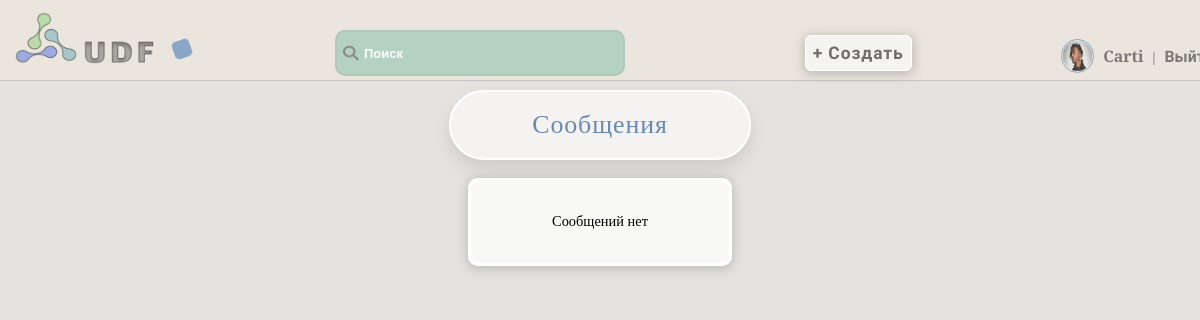
/accounts/inbox/ (signed in), run on an earlier commit of the app's database.
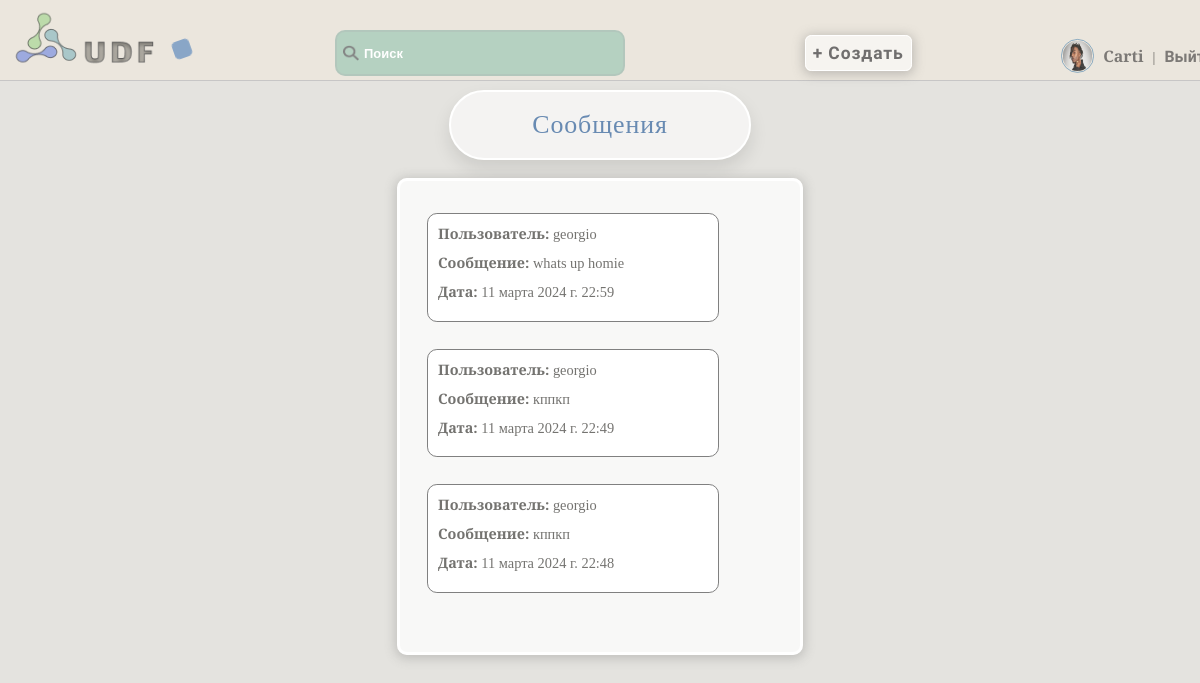
And on a later commit of the database.
### accounts/models.py (models this page shows, shortened)
class User(AbstractUser):
    username = models.CharField(max_length=150, unique=True, verbose_name='Имя')
    password = models.CharField(max_length=128, null=False, blank=False, verbose_name='Пароль')
    bio = models.TextField(blank=True, verbose_name='Биография')
    country = models.CharField(max_length=50, blank=True, verbose_name='Страна')
    city = models.CharField(max_length=50, blank=True, verbose_name='Город')
    is_online = models.BooleanField(default=False, verbose_name='Статус')
    occupation = models.CharField(max_length=50, blank=True, verbose_name='Род деятельности')
    avatar = models.ImageField(upload_to='avatars', blank=True, verbose_name='Аватар')
    date_joined = models.DateTimeField(auto_now_add=True, verbose_name='Дата')
    email = models.EmailField(unique=True)
    gender_choices = [
        ('M', 'Мужской'),
        ('F', 'Женский'),
    ]
    gender = models.CharField(max_length=1, choices=gender_choices, blank=True, verbose_name='Пол')
    age = models.IntegerField(blank=True, null=True, verbose_name='Возраст')
    last_login = models.DateTimeField(default=timezone.now)
    groups = None
    user_permissions = None
    def is_online(self):
        return (timezone.now() - self.last_login).seconds < 600

class Message(models.Model):
    sender = models.ForeignKey(User, related_name='sent_messages', on_delete=models.CASCADE)
    recipient = models.ForeignKey(User, related_name='received_messages', on_delete=models.CASCADE)
    content = models.TextField()
    timestamp = models.DateTimeField(auto_now_add=True)
    is_read = models.BooleanField(default=False)

### accounts/views.py (the view)
# urls.py: path('inbox/', inbox, name='inbox'),
@login_required
def inbox(request):
       messages = Message.objects.filter(recipient=request.user).order_by('-timestamp')
       return render(request, 'messages/inbox.html', {'messages': messages})

### accounts/templates/messages/inbox.html
{% extends 'core/base.html' %}
{% block content %}
  <h1>Сообщения</h1>
  <div class="inbox-message">
  {% if messages %}
    <ul>
      {% for message in messages %}
        <li>
          <strong>Пользователь:</strong> {{ message.sender.username }}<br>
          <strong>Сообщение:</strong> {{ message.content }}<br>
          <strong>Дата:</strong> {{ message.timestamp }}
        </li>
      {% endfor %}
    </ul>
  {% else %}
    <p>Сообщений нет</p>
  {% endif %}
</div>
{% endblock %}

### core/templates/core/base.html (shortened to what this page needs)
<!DOCTYPE html>
{% load static %}
<html lang="en">
<head>
    <link rel="stylesheet" href="{% static 'css/style.css' %}">
</head>
<body class="loaded">
<div class="menu">
    <div class="wrap">
        <div class="logo" id="logo_animated">
            <a class="logo-menu" href="{% url 'base_with_articles' %}"><img src="{% static 'images/logo.png' %}" alt="logo"></a>
        </div>
        <div class="shape"></div>
        <ul>
            <li>
                <label class="search-icon">
                    <img src="{% static 'images/search.png' %}" alt="Search">
                </label>
                <input class="search-input" type="text" placeholder="Поиск" id="search-input">
            </li>
            <li>
                <a class="add-button" href="{% url 'add_article' %}">
                    <button class="animated_bt" type="button">+ Создать</button>
                </a>
            </li>
            {% if user.is_authenticated %}
            <li>
                {% if user.avatar %}
                 <img class="menu-avatar" src="{{ user.avatar.url }}" alt="{{ user.username }} Avatar">
                 {% else %}
                 <img class="menu-avatar" src="{% static 'images/standart_img.png' %}" alt="Default Avatar">
                {% endif %}
                <a  style="font-family:Spectral SC,serif;" href="{% url 'user_profile' %}">{{ user.username }}</a> | <a  href="{% url 'logout' %}">Выйти</a>
            </li>
            {% endif %}
        </ul>
    </div>
</div>
<div class="container">
    <div class="wrap">
        {% block content %}{% endblock %}
    </div>
</body>
</html>

### core/static/css/style.css (style rules this page uses)
body { margin: 0; padding: 0; background: rgba(93, 82, 57, 0.16); zoom: 0.9; height: 100vh; opacity: 0; }
.menu .wrap { display: flex; position: fixed; z-index: 1000; flex-wrap: nowrap; width: 100%; justify-content: space-between; align-items: center; border-bottom: 2px solid rgb(199, 198, 198); padding: 11px; background: rgba(236, 231, 221, 0.93); }
.menu .logo-menu, .menu ul { display: inline-block; vertical-align: middle; }
.menu ul { flex-grow: 1; display: flex; list-style: none; padding: 0; margin: 0; align-items: baseline; justify-content: space-evenly; }
.menu ul li:last-child { margin-right: 0; position: relative; left: 11%; top: 16px; }
.menu ul li:first-child { margin-right: 0; position: relative; left: 1%; top: 11px; }
.menu ul li:nth-child(2) { margin-right: 0; position: relative; left: 7%; top: 12px; }
ul input { padding: 14px; border-radius: 11px; width: 290px; background: rgba(163, 201, 184, 0.74); color: #646363; margin-right: 11px; font-size: 1em; font-weight: bold; border: 3px solid rgba(171, 170, 170, 0.24); text-indent: 16px; transition: background-color ease-in-out 0.3s; }
.search-input::placeholder { color: #ffffff; font-size: 0.9em; }
ul button { padding: 8px; border-radius: 7px; background: rgba(255, 255, 255, 0.57); font-size: 1.1em; font-family: Play, serif; font-weight: bold; letter-spacing: 1px; box-shadow: 0 2px 12px 2px rgba(112, 110, 110, 0.36); color: rgba(82, 81, 81, 0.82); border: 1px solid rgb(255, 255, 255); transition: background-color ease-in-out 0.3s, color ease-in-out 0.3s; }
.menu ul li a { text-decoration: none; color: rgba(65, 64, 64, 0.66); font-weight: bold; font-size: 1.1em; font-family: Play, serif; padding: 6px; transition: color ease-in-out 0.3s; }
.search-icon { position: relative; left:10%; top: 3px; padding:7px; }
.logo-menu { opacity: 0.9; transition: opacity ease-in-out 0.3s; overflow: hidden; }
ul { list-style: none; font-family: Spectral SC, serif; font-weight: 300; color: rgba(59, 58, 53, 0.71); }
.container .wrap { display: flex; flex-direction: column; align-items: center; justify-content: center; }
label, #id_username { color: rgba(100, 100, 100, 0.7); font-weight: bold; font-family: Roboto Condensed, serif; }
.shape { background-color: rgba(113, 150, 194, 0.8); cursor: pointer; margin-top: 20px; transition: background-color 2.2s ease; animation: colorChange 3s infinite alternate ease-in-out; }
h1 { font-family: Spectral SC, serif; font-size: 1.8em; font-weight: 500; color: rgb(104, 138, 178); border: 3px solid rgb(255, 255, 255); box-shadow: 0 10px 20px rgba(0, 0, 0, 0.1); background-color: rgba(255, 255, 255, 0.6); }
h1,.span-welcome { box-sizing: border-box; text-align: center; padding: 20px 90px; border-radius: 50px; letter-spacing: 1px; }
.menu-avatar { width: 33px; height: 33px; padding: 1px; border-radius: 50%; border: 2px solid rgba(9, 90, 154, 0.53); opacity: 0.8; margin: 0 auto; transform: translateY(11px); }
h1 { margin: 100px auto 0; }
.inbox-message { padding: 20px 90px; background-color: rgba(255, 255, 255, 0.761); border-radius: 11px; margin: 20px; box-sizing: border-box; border: 4px solid white; box-shadow: 0 2px 12px 2px rgba(112, 110, 110, 0.306); }
.inbox-message ul { display: flex; flex-direction: column; margin-left: -100px; }
.inbox-message li { margin-bottom: 30px; padding: 11px; background-color:white; border: 1px solid gray; border-radius: 11px; width: 300px; }
.inbox-message strong { margin-bottom: 11px; display: inline-block; word-break: break-word; }

What changed in the data, as far as the page shows it:
added Message: sender.username "georgio", content "whats up homie", timestamp "11 марта 2024 г. 22:59"
added Message: sender.username "georgio", content "кппкп", timestamp "11 марта 2024 г. 22:49"
added Message: sender.username "georgio", content "кппкп", timestamp "11 марта 2024 г. 22:48"
Also different on the page:
text no longer shown: "Сообщений нет"
